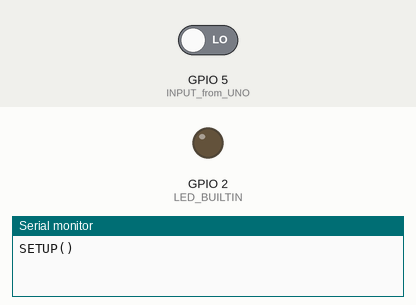
Recording of a sketch running on a simulated ESP8266 (Wemos D1 mini). Shown: output pins drawn as LEDs (lit = HIGH, except the on-board LED, lit = LOW), the last lines printed to the serial monitor. Inputs (shaded band) come from the test bench; at power-on: GPIO 5 (INPUT_from_UNO) LOW. WiFi joins after 1.5 s; servers stay silent unless stated; web services answer with replies made up by the test bench.

Above: at 2.8 s.
2.9 s: GPIO 5 (INPUT_from_UNO) driven HIGH
At 3.05 s:
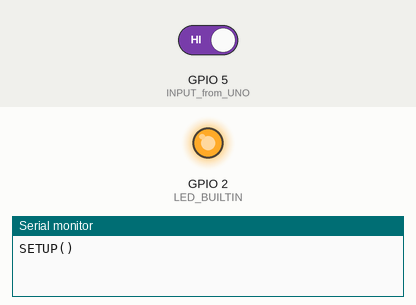
4.7 s: GPIO 5 (INPUT_from_UNO) driven LOW
At 6.1 s:
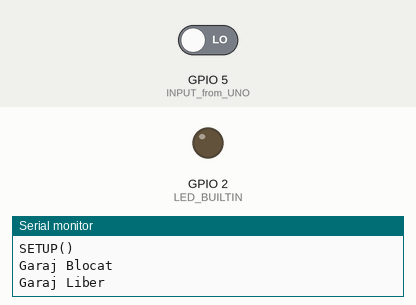
Timing chart, 0 to 7.7 s (numbered marks = the images above; inputs shaded):
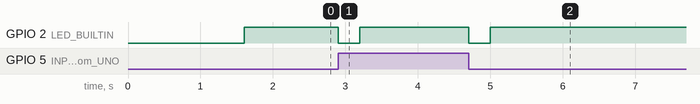

Measured:
- after the input at 2.9 s, GPIO 2 (LED_BUILTIN): HIGH → LOW at once, → HIGH 0.30 s later
- after the input at 4.7 s, GPIO 2 (LED_BUILTIN): HIGH → LOW at once, → HIGH 0.30 s later

The sketch:

D1WiFi_v01.ino
```cpp
#include <ESP8266WiFi.h>
#include <ESP8266HTTPClient.h>
#include <WiFiClient.h>

WiFiClient wifiClient;

const char* ssid = "MyAp"; // WiFI ssid (Service Set Identifier)
const char* password = "hhrz2108"; // WiFi password

boolean INPUT_state; // variable to store the state received
boolean last_INPUT_state = LOW;
int INPUT_from_UNO = 5; //INPUT GPIO 5 (D1_R1 pin D1) connected to PD4 of Arduino

void setup () {

  WiFi.begin(ssid, password);
  Serial.begin(115200);
  Serial.println();
  Serial.println("SETUP()");
  Serial.setDebugOutput(true);
  //Serial.setDebugOutput(false);

  // Wait until the ESP is connected to Wifi
  while (WiFi.status() != WL_CONNECTED)
  {
    delay(500);
  }

  pinMode(INPUT_from_UNO, INPUT);
  pinMode(LED_BUILTIN, OUTPUT);

  digitalWrite(LED_BUILTIN, LOW);
  delay(100);
  digitalWrite(LED_BUILTIN, HIGH);

}

void loop()
{
  INPUT_state = digitalRead(INPUT_from_UNO);  //HIGH when sensors are blocked, else LOW

  // Check if the input state changes
  if (INPUT_state != last_INPUT_state)
  {

    // Turn on wemos D1 mini LED to indicate sending the request
    digitalWrite(LED_BUILTIN, LOW);
    delay(300);
    digitalWrite(LED_BUILTIN, HIGH);

    // Check WiFi connection status
    if (WiFi.status() == WL_CONNECTED)
    {
      // Declare an object of class HTTPClient
      HTTPClient http;

      if (INPUT_state == 1) {
        Serial.println("Garaj Blocat");
        // Request link obtained from IFTTT
        http.begin(wifiClient, "http://maker.ifttt.com/trigger/Iot_Event_01/json/with/key/d9_GAL4FyMF6zFmsWdnwg7");
      } else {
        Serial.println("Garaj Liber");
        // Request link obtained from IFTTT
        http.begin(wifiClient, "http://maker.ifttt.com/trigger/Iot_Event_02/json/with/key/d9_GAL4FyMF6zFmsWdnwg7");
      }

      // Send the request
      http.GET();

      // Close connection
      http.end();
    }
    last_INPUT_state = INPUT_state;
  }
}
```
